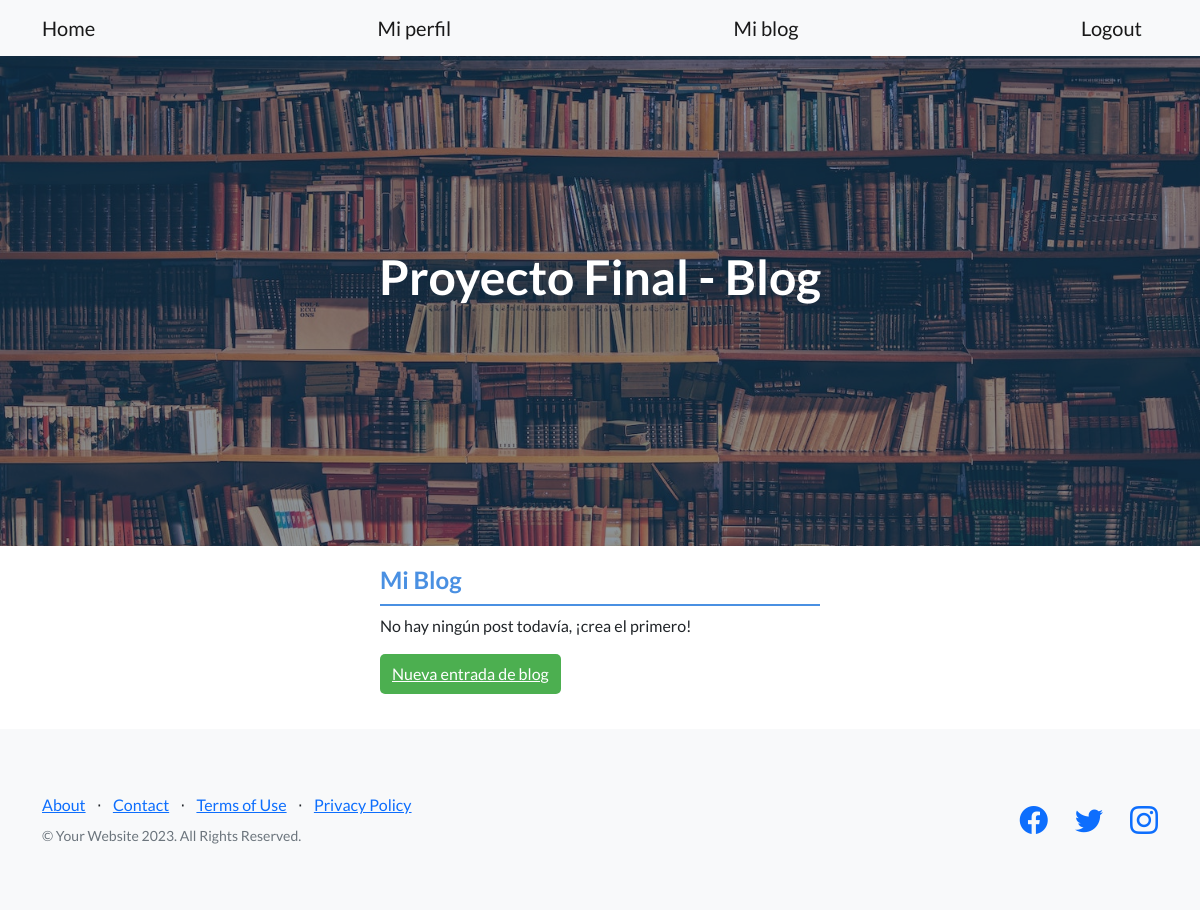
The page /accounts/blog/list (signed in) on the database as committed earlier.
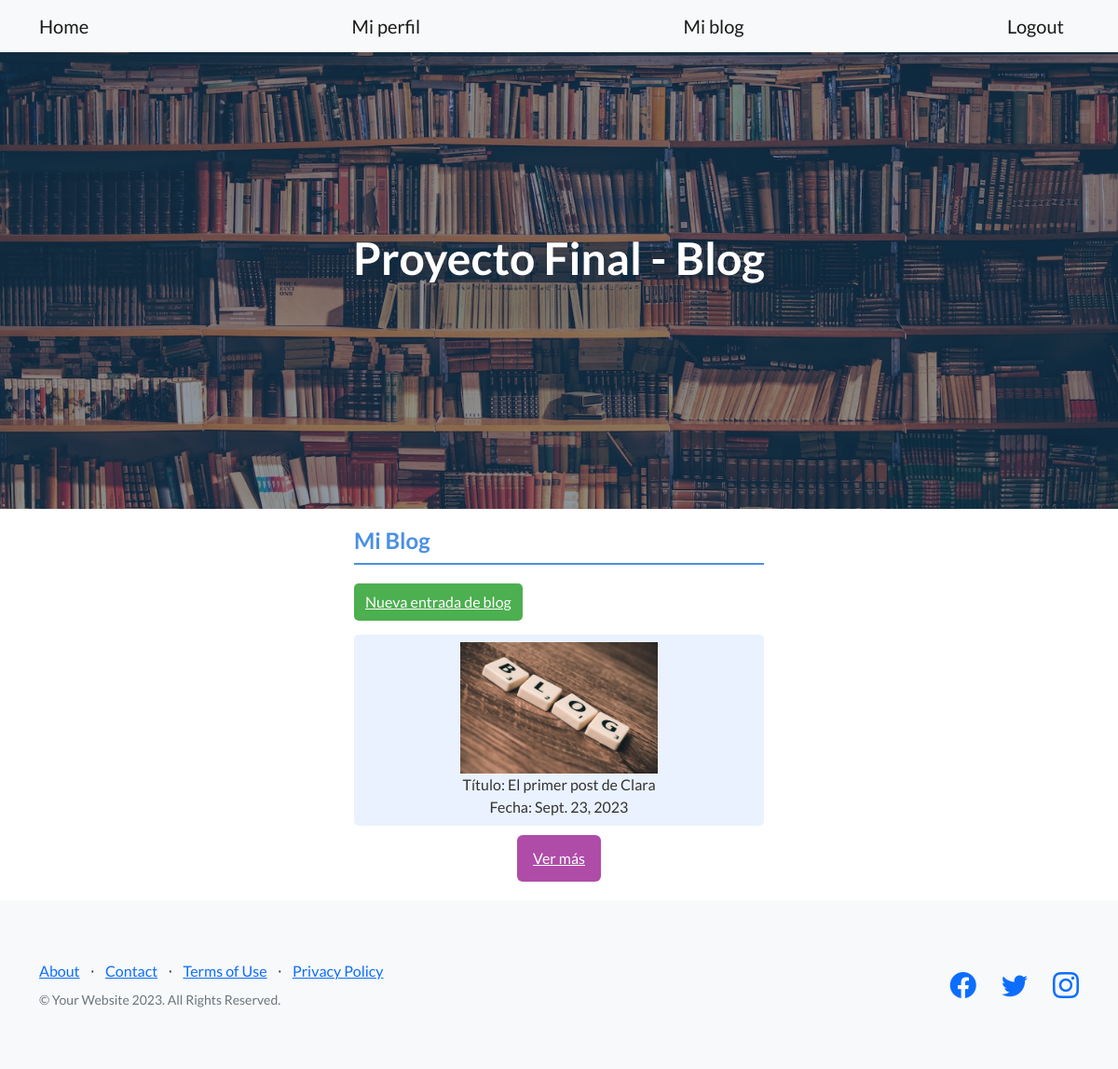
The same page on the database as committed later.
### Blog/models.py (models this page shows)
class Blog(models.Model):
    user = models.ForeignKey(User, on_delete=models.CASCADE, default=1)
    imagen = models.ImageField(null=True, blank=True, upload_to='media/blog_images/')
    titulo = models.CharField('Titulo', max_length=24)
    subtitulo = models.CharField(max_length=50)
    cuerpo = models.CharField(max_length=300)
    autor = models.CharField(max_length=50)
    fecha = models.DateField(auto_now_add=True)

### Blog/views.py (the view)
# urls.py: path("blog/list", BlogListView.as_view(), name= "blog-list"),
class BlogListView(LoginRequiredMixin, ListView):
    model = Blog
    context_object_name = "blogs"
    template_name = "Blog/blog_list.html"
    def get_queryset(self):
        return Blog.objects.filter(user=self.request.user)
    def get_context_data(self, **kwargs):
        context = super().get_context_data(**kwargs)
        context["is_already_logged_in"] = self.request.user.is_authenticated
        return context

### Blog/templates/Blog/blog_list.html
{% extends "Blog/padre.html" %}
{% block contenidoQueCambia %}
<div style="padding: 20px; background-color: #fff; margin: auto; max-width: 40%">
    <h4 style="color: #4a90e2; border-bottom: 2px solid #4a90e2; padding-bottom: 10px;">Mi Blog</h4>
    {% if blogs %}
    <div style="margin-top: 20px; text-align: center;">
        {% for blog in blogs %}
        <div style="display: flex; justify-content: space-between; align-items: center;">
            <button style="background-color: #4CAF50; color: white; padding: 8px 12px; border: none; border-radius: 5px; cursor: pointer; margin-bottom: 15px;">
                <a href="{% url 'blog-create' %}" style="color: white;">Nueva entrada de blog</a>
            </button>
        </div>
        <div style="display: flex; justify-content: space-between; align-items: center;">
            <p style="color: #333; background-color: #eaf2ff; padding: 8px; border-radius: 5px; margin-bottom: 10px;">
                {% if blog.imagen %}
                    <img src="{{ blog.imagen.url }}" style="max-width: 50%;"><br>
                {% endif %}
                Título: {{ blog.titulo }}<br>
                Fecha: {{ blog.fecha }}
            </p>
        </div>
        <button class="btn btn-primary;" style="background-color: #af4ca8;"><a style="color: white;" href="{% url 'blog-detail' blog.pk %}">Ver más</a></button>
        {% endfor %}
                {% else %}
                <div>
                    <p>No hay ningún post todavía, ¡crea el primero!</p>
                    <button style="background-color: #4CAF50; color: white; padding: 8px 12px; border: none; border-radius: 5px; cursor: pointer; margin-bottom: 15px;">
                        <a href="{% url 'blog-create' %}" style="color: white;">Nueva entrada de blog</a>
                    </button>
                </div>
                {% endif %}
    </div>
</div>
{% endblock %}

Rows that differ between the two databases and show on the page:
added Blog: imagen (picture), titulo "El primer post de Clara", fecha "Sept. 23, 2023"
Other text that changed with them:
text no longer shown: "No hay ningún post todavía, ¡crea el primero! Nueva entrada de blog"
